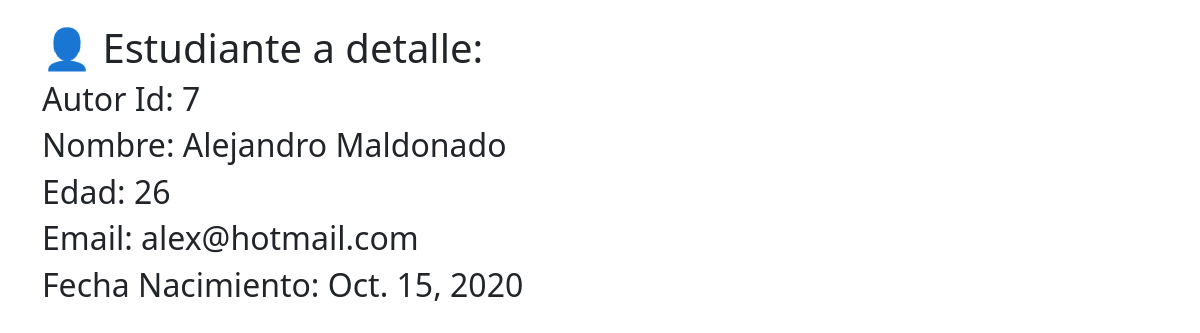
Page /estudiantes/7/ on the committed database.
### estudiantes/models.py (models this page shows, shortened)
class Estudiante(models.Model):
    nombre = models.CharField(max_length=50)
    edad = models.IntegerField()
    email = models.EmailField()
    fecha_nacimiento = models.DateField()

### estudiantes/views.py (the view)
# urls.py: path('estudiantes/<estudiante_id>/', get_estudiante),
def get_estudiante(request, estudiante_id):
    try:
        estudiante = Estudiante.objects.get(pk=estudiante_id)
        context = {
            "estudiante": estudiante
        }
        return render(request, 'estudiantes/estudiantes_detalle.html', context)
    except Exception as e:
        return render(request, 'estudiantes/cestudiantes_detalle.html', {})

### estudiantes/templates/estudiantes/estudiantes_detalle.html (shortened to what this page needs)
<!DOCTYPE html>
<html lang="en">
<head>
    <link href="https://cdn.jsdelivr.net/npm/bootstrap@5.0.1/dist/css/bootstrap.min.css" rel="stylesheet">
</head>
<body>
<div class="container">
<h1 class="mt-4">👤 Estudiante a detalle:</h1>
    {%if estudiante%}
        <h2>Autor Id: {{estudiante.id}}</h2>
        <h2>Nombre: {{estudiante.nombre}}</h2>
        <h2>Edad: {{estudiante.edad}}</h2>
        <h2>Email: {{estudiante.email}}</h2>
        <h2>Fecha Nacimiento: {{estudiante.fecha_nacimiento}}</h2>
    {% else %}
        <h2>No existe ese estudiante! ☠️</h2>
    {% endif %}
</div>
</body>
</html>

### rows in the picture
Estudiante: id "7", nombre "Alejandro Maldonado", edad "26", email "alex@hotmail.com", fecha_nacimiento "Oct. 15, 2020"
